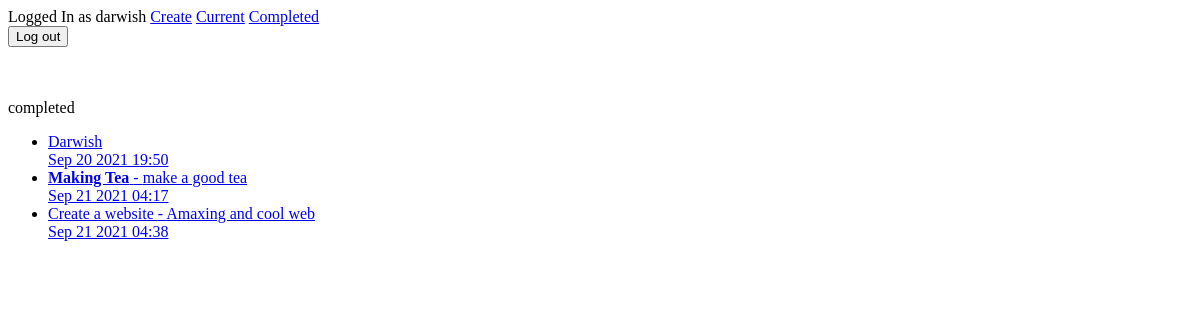
The app's page /completed/ (signed in), older data.
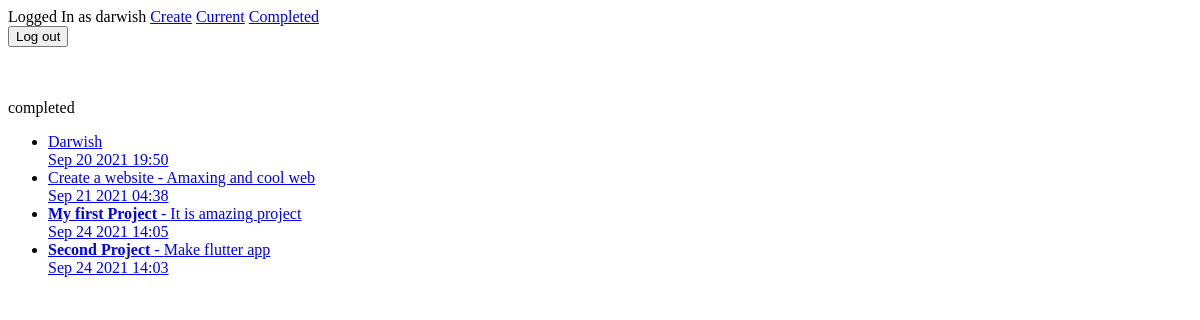
The same page, newer data.
### todo/models.py (models this page shows, shortened)
class Todo(models.Model):
    title = models.CharField(max_length = 100)
    memo = models.TextField(blank = True)
    created = models.DateTimeField(auto_now_add = True)
    datacompleted = models.DateTimeField(null = True , blank = True)
    important = models.BooleanField(default = False)
    user = models.ForeignKey(User, on_delete  = models.CASCADE)

### todo/views.py (the view)
# urls.py: path('completed/', views.completedtodos, name = 'completedtodos'),
def completedtodos(request):
    todos = Todo.objects.filter(user =request.user, datacompleted__isnull = False)
    return render(request, 'todo/completedtodos.html', {'todos':todos})

### todo/templates/todo/completedtodos.html (shortened to what this page needs)
{%  extends 'todo/base.html' %}
{% block content %}
completed
<ul>
  {%  for todo in todos %}
  <li>
    <a href="{%  url 'viewtodo' todo.id %}">
     {% if todo.important  %}<b>{% endif %}{{ todo.title }}{% if todo.important  %}</b>{% endif %}
    {% if todo.memo  %} - {{ todo.memo }} {% endif%} </li>
    {{  todo.datacompleted|date:'M j Y H:i' }}
  {% endfor %}
</ul>
{% endblock %}

### todo/templates/todo/base.html (shortened to what this page needs)
{% if user.is_authenticated %}
Logged In as {{ user.username }}
<a href="{% url 'createtodo'   %}">Create</a>
<a href="{% url 'currenttodo'   %}">Current</a>
<a href="{% url 'completedtodos'   %}">Completed</a>
<form action="{%  url 'logoutuser' %}" method="POST">
  <button type="submit">Log out </button>
</form>
{% else %}
<a href="{% url 'signupuser' %}">Sign Up</a>
<a href="{%  url 'loginuser' %}">Log In </a>
{% endif %}
{% block content %}
{% endblock %}

Row changes from the older to the newer data that the page shows:
removed Todo: title "Making Tea", memo "make a good tea", datacompleted "Sep 21 2021 04:17"
added Todo: title "My first Project", memo "It is amazing project", datacompleted "Sep 24 2021 14:05"
added Todo: title "Second Project", memo "Make flutter app", datacompleted "Sep 24 2021 14:03"
